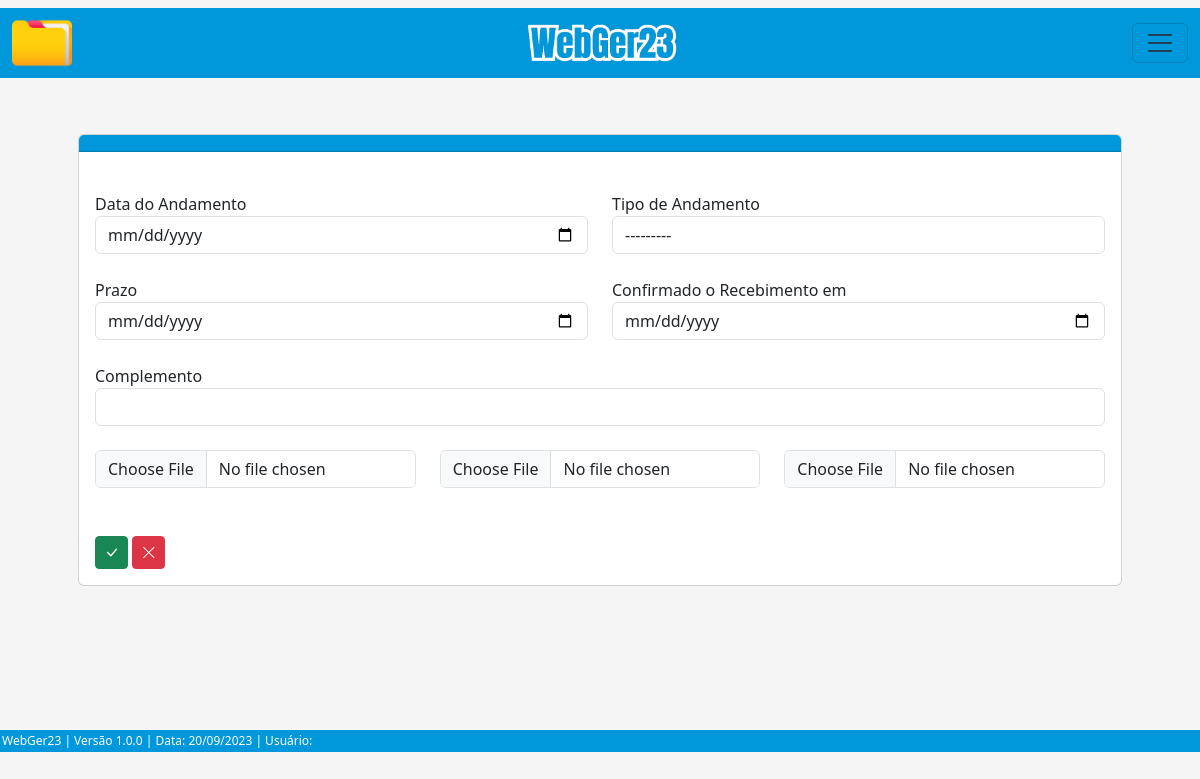
Before: /cadastrar/andamento-adm/23/ with the older database file.
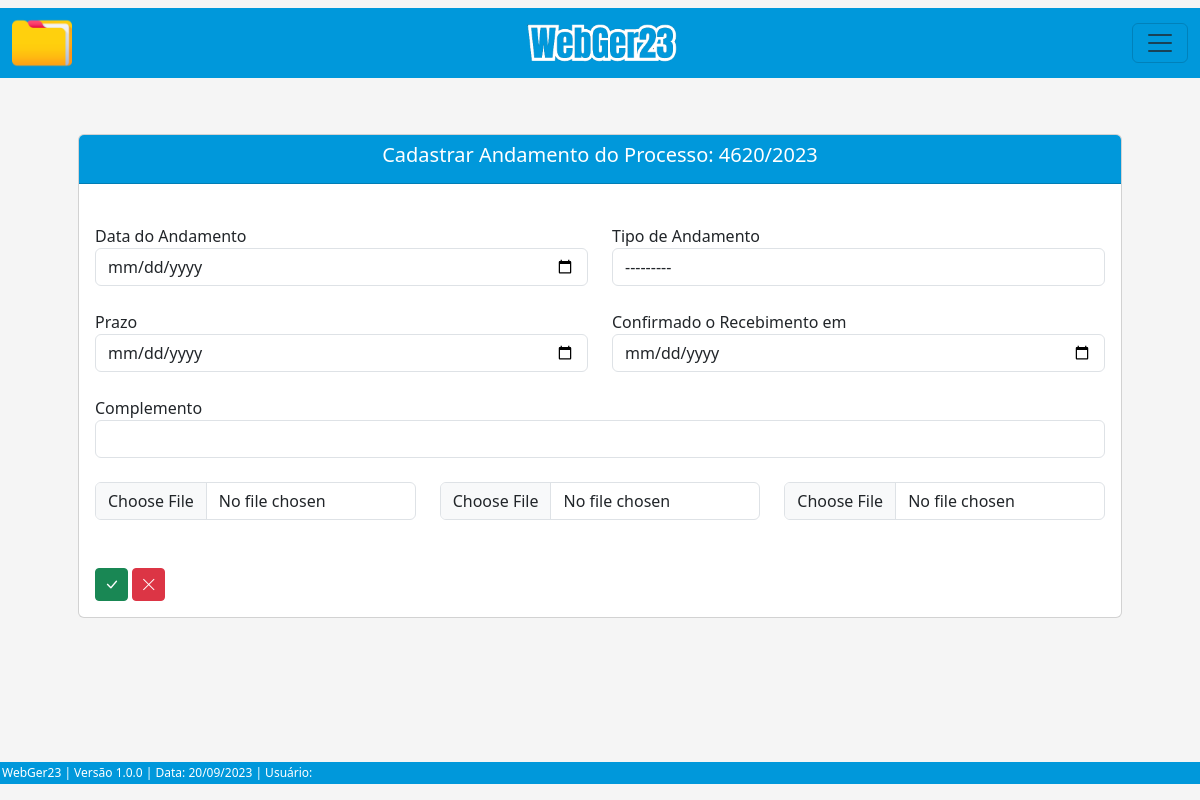
After: the same page with the newer database file.
### processo/models.py (models this page shows, shortened)
class Base(models.Model): # Classe base, será herdada pelas outras classes
    data_criacao = models.DateField('data_criação', auto_now_add=True)
    data_alteracao = models.DateField('Alterado', auto_now=True)
    ativo = models.BooleanField('Ativo?', default=True)
    class Meta:
        abstract = True

class ProcessoAdm(Base):
    ufs = (
        ('MS', 'MS'), ('MT', 'MT'), ('SP', 'SP'), ('RJ', 'RJ'),
    )
    municipios = (
        ('Selvíria', 'Selvíria'), ('Inocência', 'Inocência'),
    )
    tipo_pessoas = (
        ('Física', 'Física'), ('Jurídica', 'Jurídica'),
    )
    criador_processo_adm = models.ForeignKey(get_user_model(), verbose_name='Usuário Criador', on_delete=models.CASCADE) # Usuário que criou o processo, utilizando chave primária com o get_user_model do django, para utilizar o usuário logado automaticamente
    numero = models.CharField(unique=True, verbose_name='N°', max_length=10) # Número do processo
    municipio = models.CharField(max_length=50, choices=municipios, verbose_name='Município') # Município
    uf = models.CharField(max_length=2, choices=ufs) # UF
    data_inicial = models.DateField(blank=True, null=True) # Data Inicial do Período do processo
    data_final = models.DateField(blank=True, null=True) # Data final do Período do processo
    data_div_ativa = models.DateField(blank=True, null=True) # Data dívida ativa
    valor_atributo = models.CharField(max_length=14, blank=True, null=True)  # Valor do atributo
    valor_multa = models.CharField(max_length=14, blank=True, null=True) # Valor da multa
    valor_credito = models.CharField(max_length=14, blank=True, null=True) # Valor do crédito
    valor_atualizado = models.CharField(max_length=14, blank=True, null=True) # Valor do atualizado
    data_valor_atualizado = models.DateField(blank=True, null=True) # Data valor atualizado
    nome_contribuinte = models.CharField(max_length=50)  # Nome / Razão Social
    tipo_pessoa = models.CharField(max_length=50, choices=tipo_pessoas) # Física / Jurídica
    documento = models.CharField(max_length=20, verbose_name='CPF/CNPJ', unique=True) # CPF / CNPJ
    nome_fantasia = models.CharField(max_length=50, blank=True, null=True) # Nome Fantasia
    email = models.EmailField(max_length=50, blank=True, null=True) # E-mail
    endereco = models.CharField(max_length=150) # Rua
    complemento = models.CharField(max_length=50, blank=True, null=True) # Complemento
    municipio_contribuinte = models.CharField(max_length=50, blank=True, null=True) # Município Contribuinte
    uf_contribuinte = models.CharField(max_length=2, choices=ufs, verbose_name='UF', blank=True, null=True) # UF Contribuinte
    cep = models.CharField(max_length=10, blank=True, null=True) # CEP
    telefone = models.CharField(max_length=20, blank=True, null=True) # Telefone
    celular = models.CharField(max_length=20, blank=True, null=True) # Celular

### processo/views.py (the view, shortened to what this page needs)
# urls.py: path('cadastrar/andamento-adm/<int:pk>/', AndamentoAdmCreate.as_view(), name='andamento-adm-create'),
class AndamentoAdmCreate(GroupRequiredMixin, CreateView):
    group_required = u'consultor'
    model = AndamentoAdm
    template_name = 'processos/creates/andamento_adm_create.html'
    fields = ['data_andamento', 'andamento', 'data_prazo', 'data_recebimento', 'complemento', 'arquivo_1', 'arquivo_2', 'arquivo_3']
    success_url = reverse_lazy('proc-adm-list')
    def get_context_data(self, **kwargs):
        processo_pk = self.kwargs.get('pk') # Pega a PK do processo através da URL
        context = super().get_context_data(**kwargs)
        context['dados_processo'] = ProcessoAdm.objects.filter(pk=processo_pk) # Filtra os dados do processo através da pk
        return context

### processo/templates/processos/creates/andamento_adm_create.html (shortened to what this page needs)
{% extends 'index.html' %}
{% load static %}
{% load widget_tweaks %}
{% block conteudo %}
<div class="container p-5">
    <div class="card">
        <div class="card-header text-white" style="background-color: #0098DB;">
            {% for atributo in dados_processo %}
                <h5 style="text-align: center;">Cadastrar Andamento do Processo: {{ atributo.numero }}</h5>
            {% endfor %}
         </div>
        <div class="card-body">
            <form action="" method="post" enctype="multipart/form-data">
                <br>
                <div class="row">
                    <div class="col">
                        <label for="data_andamento">Data do Andamento</label>
                        {% render_field form.data_andamento class="form-control" type="date" id="data_andamento"%}
                    </div>
                    <div class="col">
                        <label for="andamento">Tipo de Andamento</label>
                        {% render_field form.andamento class="form-control" id="andamento"%}
                    </div>
                </div>
                <br>
                <div class="row">
                    <div class="col">
                        <label for="data_prazo">Prazo</label>
                        {% render_field form.data_prazo class="form-control" type="date" id="data_prazo"%}
                    </div>
                    <div class="col">
                        <label for="data_recebimento">Confirmado o Recebimento em</label>
                        {% render_field form.data_recebimento class="form-control" type="date" id="data_recebimento"%}
                    </div>
                </div>
                <br>
                <div class="row">
                    <div class="col">
                        <label for="complemento">Complemento</label>
                        {% render_field form.complemento class="form-control" id="complemento"%}
                    </div>
                </div>
                <br>
                <div class="row">
                    <div class="col">
                        {% render_field form.arquivo_1 class="form-control"%}
                    </div>
                    <div class="col">
                        {% render_field form.arquivo_2 class="form-control" id="arquivo_2"%}
                    </div>
                    <div class="col">
                        {% render_field form.arquivo_3 class="form-control" id="arquivo_3"%}
                    </div>
                </div>
                <br><br>
                <div>
                    <button type="submit" class="btn btn-success btn-sm"><i class="bi bi-check-lg" style="font-size: 15px;"></i></button>
                    <a href="{% url 'proc-adm-list' %}" class="btn btn-danger btn-sm"><i class="bi bi-x-lg" style="font-size: 15px;"></i></a>
                </div>
            </form>
        </div>
    </div>
</div>
<br><br><br><br>
{% endblock %}

Changed rows visible on the page:
added ProcessoAdm: numero "4620/2023"
